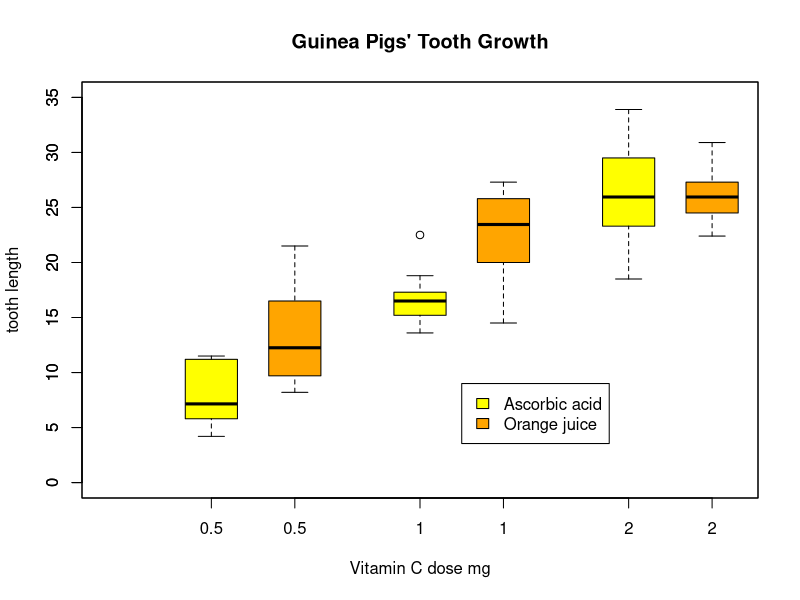

Reproduce this figure in R.
## ---- chunk 1
#Set globals, load libraries, and load and attach the data
# Turn off scientific notations for numbers
options(scipen = 999)  

if(!require("doBy")){
        Install.packages("doBy")
}

##Attach the Data
attach(ToothGrowth)
## ---- chunk 2
with(ToothGrowth, {
    boxplot(len ~ dose, boxwex = 0.25, at = 1:3 - 0.2,
            subset = (supp == "VC"), col = "yellow",
            main = "Guinea Pigs' Tooth Growth",
            xlab = "Vitamin C dose mg",
            ylab = "tooth length", ylim = c(0, 35))
    boxplot(len ~ dose, add = TRUE, boxwex = 0.25, at = 1:3 + 0.2,
            subset = supp == "OJ", col = "orange")
    legend(2, 9, c("Ascorbic acid", "Orange juice"),
           fill = c("yellow", "orange"))
})
## ---- chunk 3
summaryBy(len~dose+supp, data=ToothGrowth, FUN=c(mean,sd,length))
## ---- chunk 4
results <-t.test(len[supp=="OJ"],len[supp=="VC"],paired=TRUE, alternative = c("greater"))
results
## ---- chunk 5
results <-t.test(len[dose==2],len[dose==1],paired=TRUE, alternative = c("greater"))
results
## ---- chunk 6
results <-t.test(len[dose==1],len[dose==.5],paired=TRUE, alternative = c("greater"))
results
